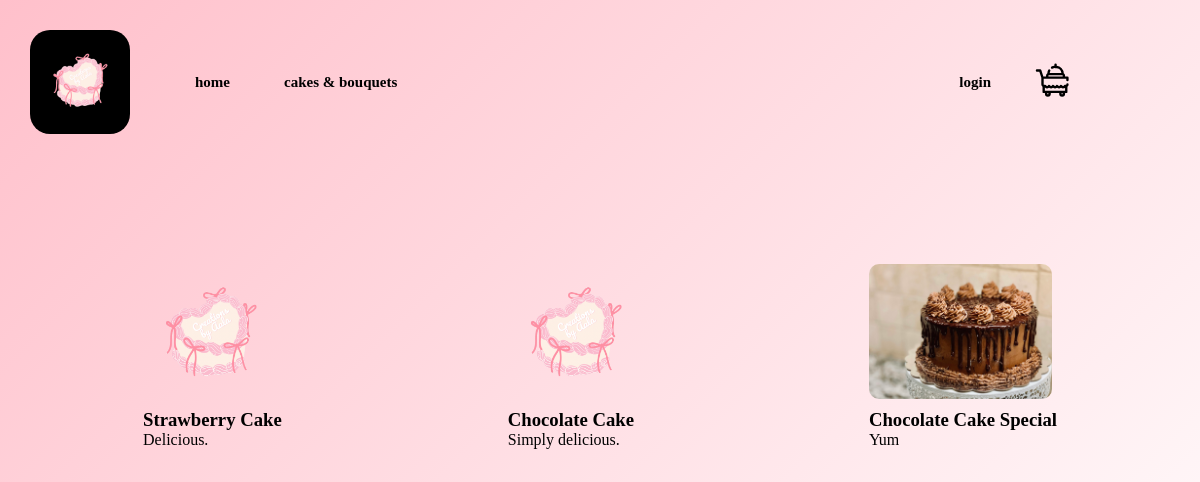
Page /categories/cakes/index.php on the committed database.
### tables this page shows
CREATE TABLE `products` (
  `product_id` int NOT NULL,
  `name` varchar(50) NOT NULL,
  `category` varchar(10) NOT NULL,
  `availability` tinyint(1) NOT NULL DEFAULT '1',
  `description` text NOT NULL,
  `quick_description` text NOT NULL,
  `price` decimal(5,2) NOT NULL DEFAULT '0.00',
  `processing_time` int NOT NULL DEFAULT '24'
);

### categories/cakes/index.php (the view, shortened to what this page needs)
<?php
include '../../connect.php';
$query = "SELECT * FROM products WHERE category = 'cake' AND availability = 1";
$stmt = $dbh->prepare($query);
$stmt->execute();
$products = $stmt->fetchAll();
?>
<!DOCTYPE html>
<html lang="en">
<head>
  <link rel="stylesheet" href="../../css/style.css" />
  <link rel="stylesheet" href="../../css/categories.css" />
</head>
<body>
  <header id="header-container">
    <div class="logo-container">
      <nav class="logo">
        <img src="../../assets/images/cake.png" alt="" />
      </nav>
    </div>
    <nav class="header-nav">
      <div id="left-nav">
        <a href="../../">home</a>
        <a href="./">cakes & bouquets</a>
      </div>
      <div id="right-nav">
        <?php if (isset($_SESSION['userid'])): ?>
          <a href="../../orders/">orders</a>
          <a href="../../logout">logout</a>
        <?php else: ?>
          <a href="../../login">login</a>
        <?php endif; ?>
        <a id="cart-icon-container" href="../../cart">
        </a>
      </div>
    </nav>
  </header>
  <div class="main-container">
    <div class="products-container">
      <?php
      foreach ($products as $product) {
        echo "<div class='product' id='{$product['product_id']}'>";
        echo "<div class='image-container'>";
        echo "<img src='../../{$product['images'][0]}' alt='Cake' />";
        echo "</div>";
        echo "<div class='info-container'>";
        echo "<h3>{$product['name']}</h3>";
        echo "<p>{$product['quick_description']}</p>";
        echo "</div>";
        echo "</div>";
      }
      ?>
    </div>
  </div>
</body>
</html>

### css/style.css (style rules this page uses)
:root { --color-primary: #FFC4EB; --color-primary-dark: #FFB2E6; --color-secondary: #FFE4FA; --color-tertiary: #F1DEDC; --color-tertiary-transparent: #f1dedc25; --color-quaternary: white; --color-quaternary-transparent: #ffffff25; --color-quinary: #FFC0CB; }
* { margin: 0; padding: 0; box-sizing: border-box; font-family: Helvetica-light; }
body { background: linear-gradient(135deg, #FFC0CB 0%, #FFFFFF 100%); background-attachment: fixed; margin: 0; padding: 0; height: 100vh; background-color: var(--color-tertiary); }

### css/categories.css (style rules this page uses)
.products-container { display: flex; flex-direction: row; justify-content: space-around; flex-wrap: wrap; margin-top: 50px; padding: 30px; }
.product { position: relative; height: 200px; width: fit-content; display: flex; flex-direction: column; padding: 10px; margin-top: 10px; margin-bottom: 10px; transition: transform 0.3s ease; opacity: 0; transform: translateY(20px); }
.product.animate { animation: fadeInUp 0.5s ease forwards; animation-delay: calc(var(--index) * 0.2s); }
.product::after { content: ''; position: absolute; width: 100%; height: 100%; top: 0; left: 0; background-color: rgba(0, 0, 0, 0.03); z-index: 1; opacity: 0; transition: opacity 0.3s; pointer-events: none; }
.product .image-container { height: 75%; object-fit: cover; margin-bottom: 10px; }
.product .info-container { height: 20%; width: 100%; display: flex; flex-direction: column; justify-content: space-around; }
.product .info-container p { overflow-wrap: break-word; }
.image-container img { height: 100%; object-fit: cover; border-radius: 10px; }

### css/header.css (style rules this page uses)
#header-container { display: flex; justify-content: flex-start; align-items: center; padding: 30px; }
.logo img { width: 80px; }
.header-nav { display: flex; justify-content: center; align-items: center; margin-left: 20px; margin-right: auto; }
.header-nav a { color: black; margin-right: 20px; padding: 15px; margin-left: 0%; text-decoration: none; font-size: 15px; font-weight: bold; font-family: Helvetica-light; border-radius: 20px; transition: background-color 0.3s ease, color 0.2s ease; }
#left-nav { margin-left: 30px; }
#right-nav { position: absolute; right: 100px; margin-right: 20px; display: flex; justify-content: center; align-items: center; }
#cart-icon-container { margin: 0; padding: 7px; text-align: center; }
#cart-icon { padding-right: 2px; }
.logo-container { display: inline-block; background-color: black; padding: 10px; border-radius: 20px; }

### rows in the picture
products: name "Strawberry Cake", quick_description "Delicious."
products: name "Chocolate Cake", quick_description "Simply delicious."
products: shows a picture, name "Chocolate Cake Special", quick_description "Yum"
